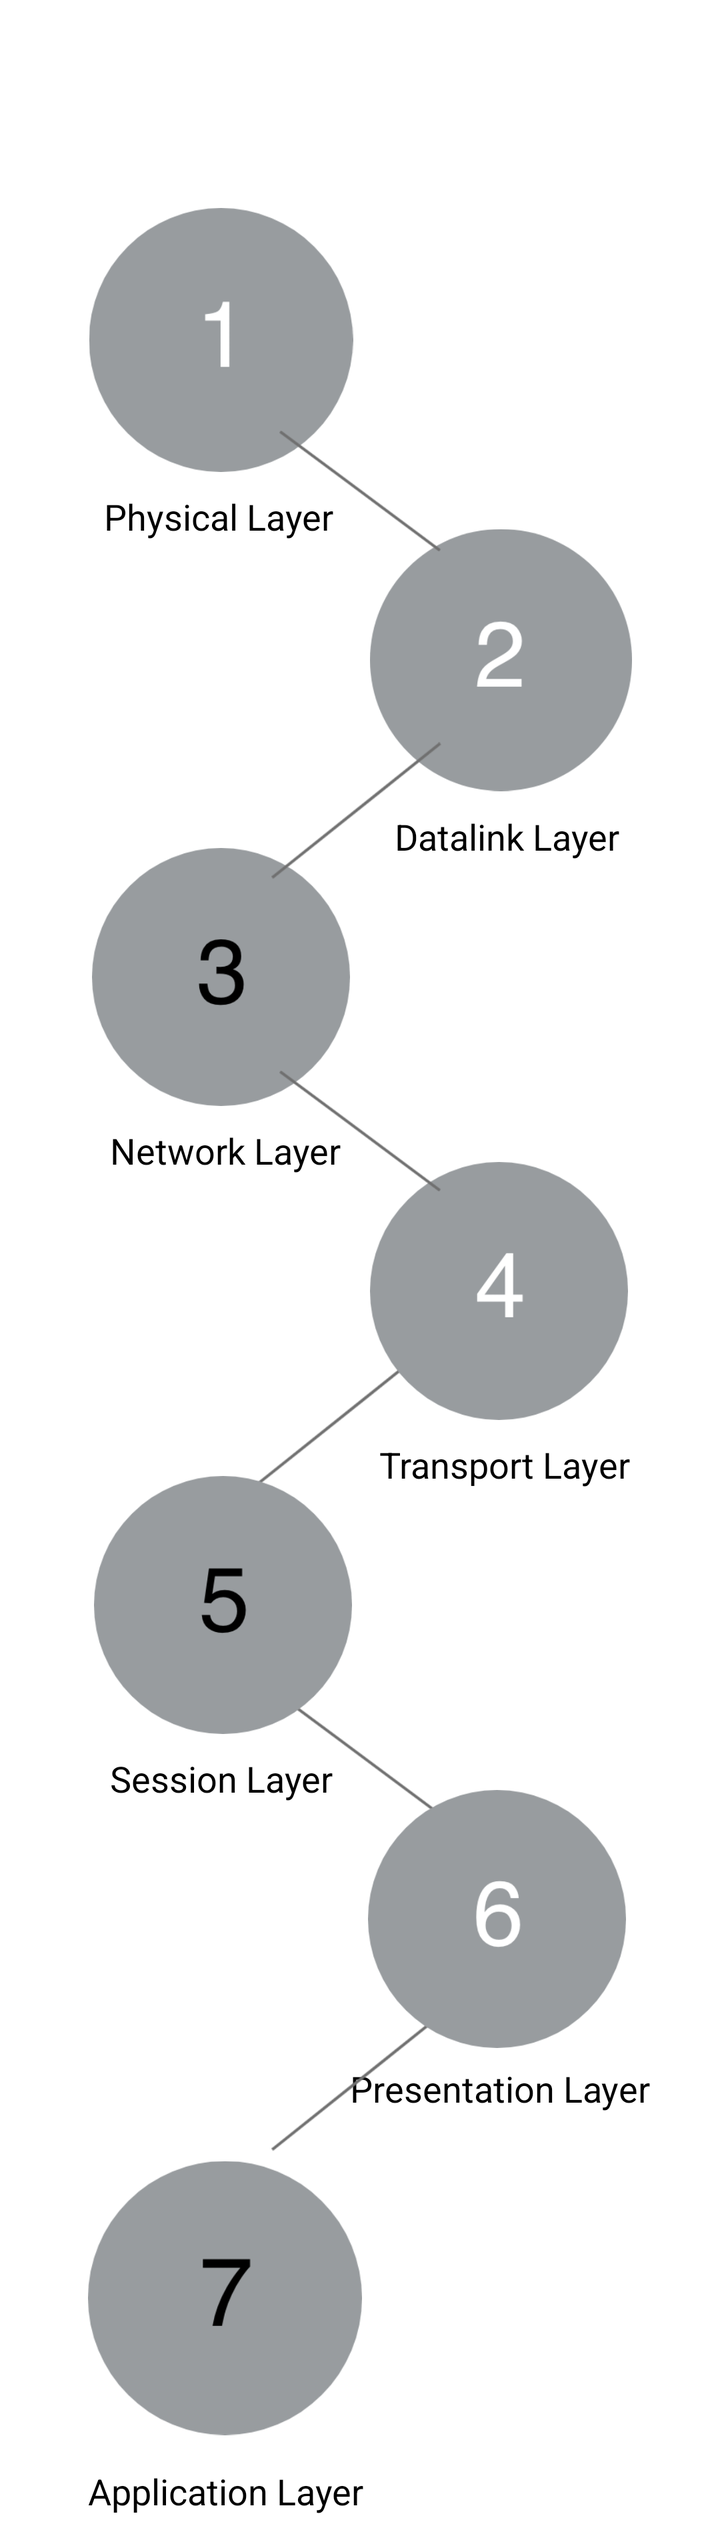
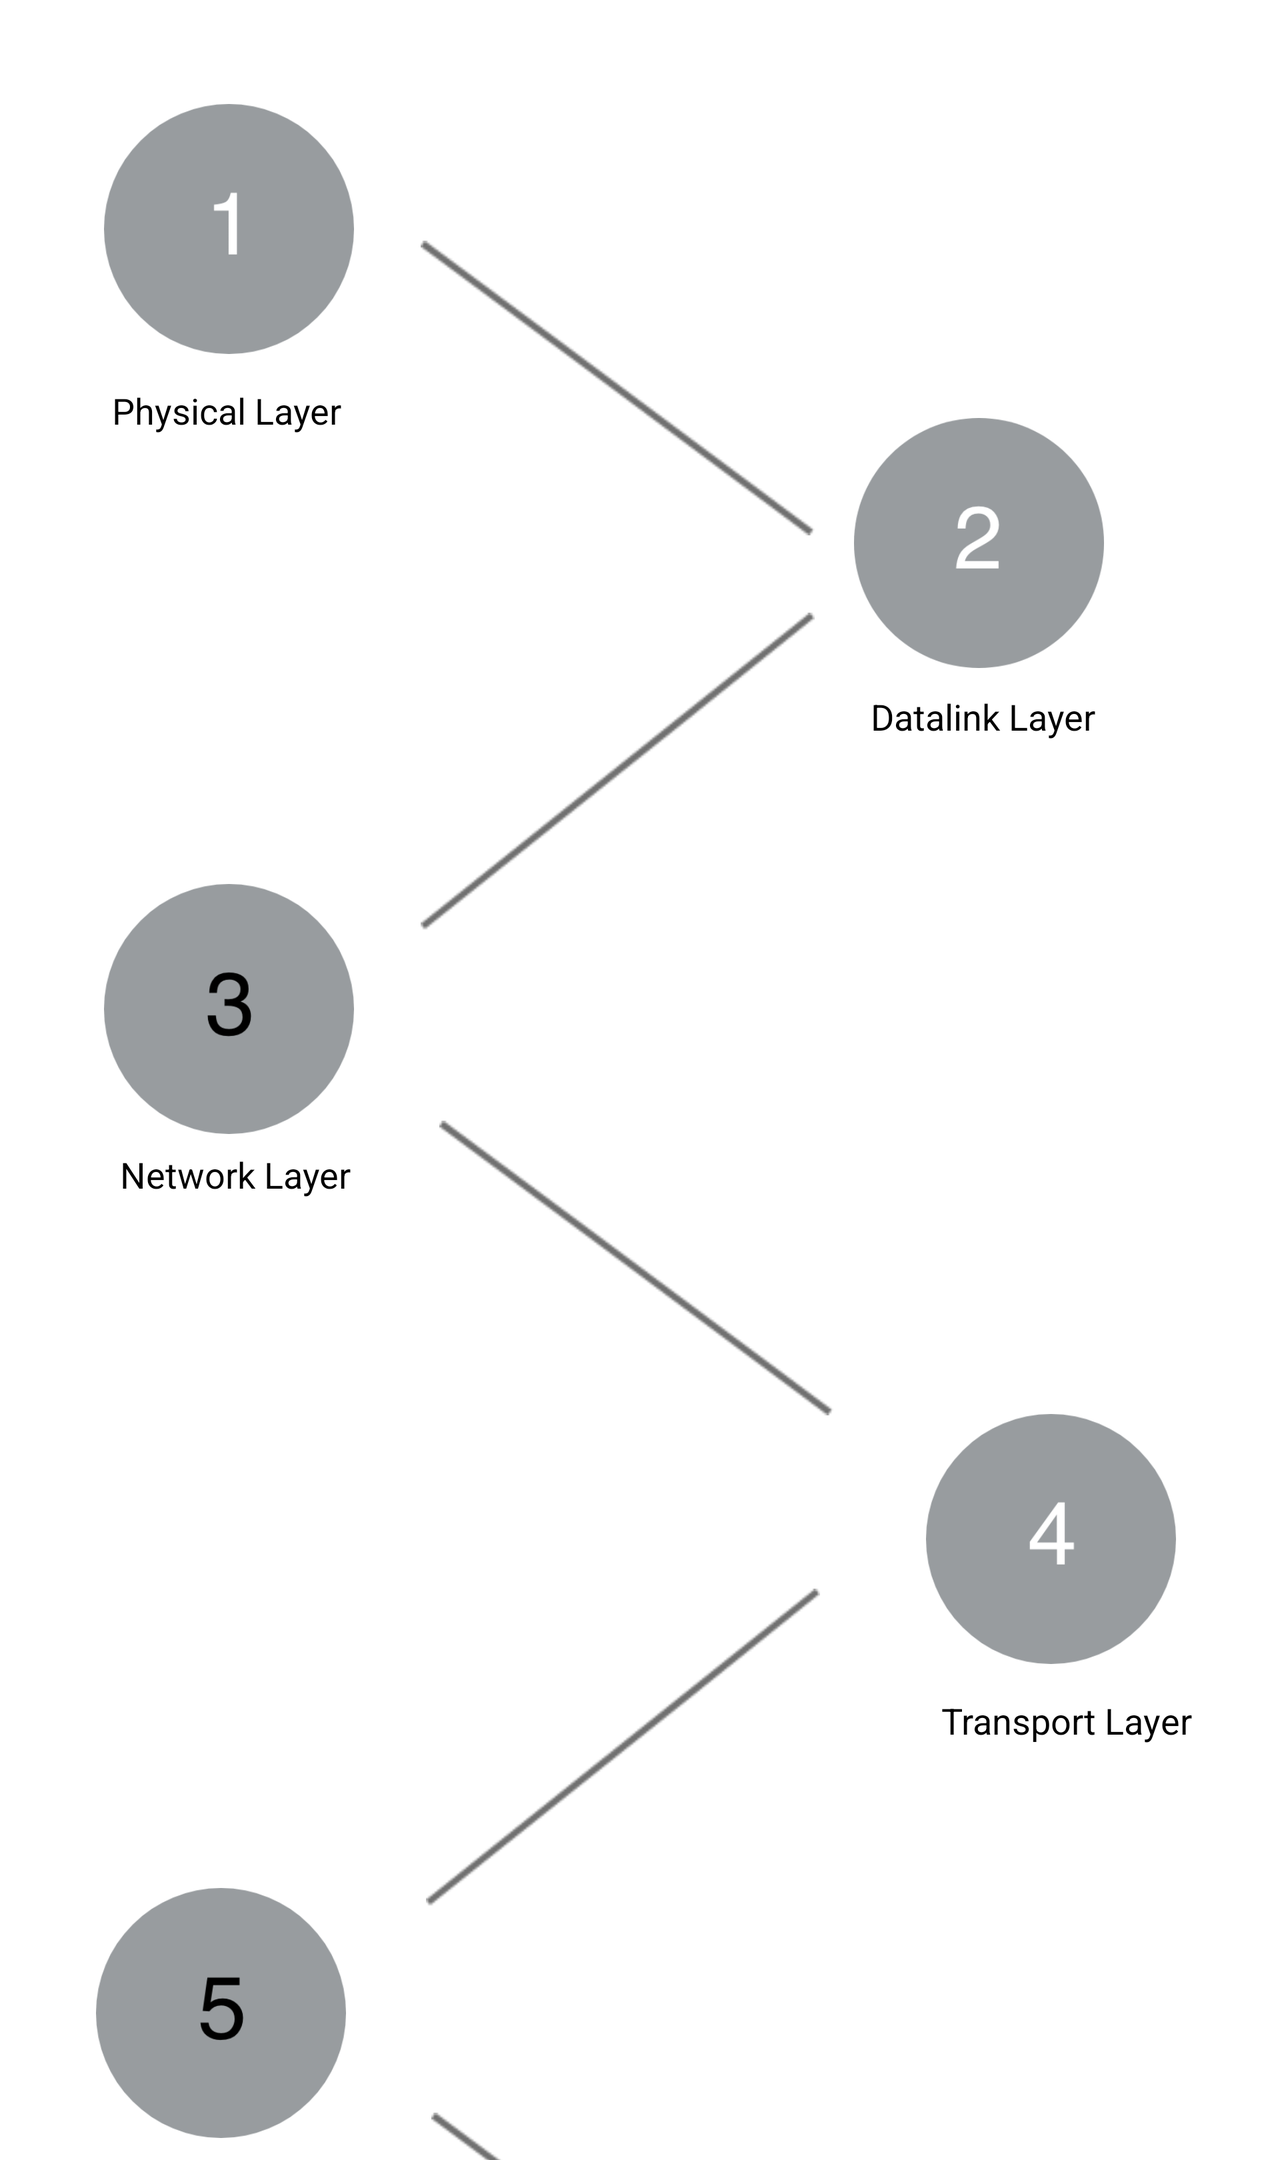

Two renders of one Android screen. The first uses the default layout on a phone; the second uses the alternative layout the repository ships for a different screen configuration, on a matching device. The two XML files are below.
<!-- AndroidManifest.xml: application theme Theme.AppCompat.Light.DarkActionBar -->
<!-- res/layout/activity_osilayers.xml -->
<?xml version="1.0" encoding="utf-8"?>
<ScrollView
    xmlns:android="http://schemas.android.com/apk/res/android"
    xmlns:app="http://schemas.android.com/apk/res-auto"
    xmlns:tools="http://schemas.android.com/tools"
    android:layout_width="match_parent"
    android:layout_height="match_parent"
    tools:context=".OSILayers">

    <android.support.constraint.ConstraintLayout
        android:layout_width="match_parent"
        android:layout_height="wrap_content"
        android:background="#FFFFFF">

        <TextView
            android:id="@+id/textView4"
            android:layout_width="wrap_content"
            android:layout_height="wrap_content"
            android:layout_marginTop="10dp"
            android:layout_marginEnd="45dp"
            android:layout_marginRight="45dp"
            android:text="Transport Layer"
            android:textColor="#000000"
            android:textSize="18dp"
            app:layout_constraintEnd_toEndOf="parent"
            app:layout_constraintTop_toBottomOf="@+id/transportimage" />

        <TextView
            android:id="@+id/textView5"
            android:layout_width="wrap_content"
            android:layout_height="wrap_content"
            android:layout_marginStart="55dp"
            android:layout_marginLeft="55dp"
            android:layout_marginTop="10dp"
            android:text="Session Layer"
            android:textColor="#000000"
            android:textSize="18dp"
            app:layout_constraintStart_toStartOf="parent"
            app:layout_constraintTop_toBottomOf="@+id/sessionimage" />

        <TextView
            android:id="@+id/textView6"
            android:layout_width="wrap_content"
            android:layout_height="0dp"
            android:layout_marginTop="8dp"
            android:layout_marginEnd="35dp"
            android:layout_marginRight="35dp"
            android:text="Presentation Layer"
            android:textColor="#000000"
            android:textSize="18dp"
            app:layout_constraintEnd_toEndOf="parent"
            app:layout_constraintTop_toBottomOf="@+id/presentationimage" />

        <TextView
            android:id="@+id/textView7"
            android:layout_width="wrap_content"
            android:layout_height="0dp"
            android:layout_marginStart="44dp"
            android:layout_marginLeft="44dp"
            android:layout_marginTop="332dp"
            android:text="Application Layer"
            android:textColor="#000000"
            android:textSize="18dp"
            app:layout_constraintStart_toStartOf="parent"
            app:layout_constraintTop_toBottomOf="@+id/textView5" />

        <ImageView
            android:id="@+id/imageView6"
            android:layout_width="85dp"
            android:layout_height="77dp"
            android:layout_marginTop="64dp"
            app:layout_constraintEnd_toEndOf="parent"
            app:layout_constraintHorizontal_bias="0.463"
            app:layout_constraintStart_toStartOf="parent"
            app:layout_constraintTop_toBottomOf="@+id/imageView2"
            app:srcCompat="@drawable/leftline" />

        <ImageView
            android:id="@+id/imageView7"
            android:layout_width="85dp"
            android:layout_height="77dp"
            android:layout_marginTop="84dp"
            app:layout_constraintEnd_toEndOf="parent"
            app:layout_constraintHorizontal_bias="0.493"
            app:layout_constraintStart_toStartOf="parent"
            app:layout_constraintTop_toBottomOf="@+id/imageView4"
            app:srcCompat="@drawable/leftline" />

        <ImageView
            android:id="@+id/imageView4"
            android:layout_width="81dp"
            android:layout_height="83dp"
            android:layout_marginTop="88dp"
            app:layout_constraintEnd_toEndOf="parent"
            app:layout_constraintStart_toStartOf="parent"
            app:layout_constraintTop_toBottomOf="@+id/imageView6"
            app:srcCompat="@drawable/rightline" />

        <ImageView
            android:id="@+id/physicalimage"
            android:clickable="true"
            android:layout_width="133dp"
            android:layout_height="132dp"
            android:layout_marginStart="44dp"
            android:layout_marginLeft="44dp"
            android:layout_marginTop="104dp"
            app:layout_constraintStart_toStartOf="parent"
            app:layout_constraintTop_toTopOf="parent"
            app:srcCompat="@drawable/one" />

        <ImageView
            android:id="@+id/datalinkimage"
            android:clickable="true"
            android:layout_width="131dp"
            android:layout_height="132dp"
            android:layout_marginTop="28dp"
            android:layout_marginEnd="44dp"
            android:layout_marginRight="44dp"
            app:layout_constraintEnd_toEndOf="parent"
            app:layout_constraintTop_toBottomOf="@+id/physicalimage"
            app:srcCompat="@drawable/two" />

        <ImageView
            android:id="@+id/networkimage"
            android:clickable="true"
            android:layout_width="133dp"
            android:layout_height="129dp"
            android:layout_marginStart="44dp"
            android:layout_marginLeft="44dp"
            android:layout_marginTop="28dp"
            app:layout_constraintStart_toStartOf="parent"
            app:layout_constraintTop_toBottomOf="@+id/datalinkimage"
            app:srcCompat="@drawable/three" />

        <ImageView
            android:id="@+id/transportimage"
            android:clickable="true"
            android:layout_width="133dp"
            android:layout_height="129dp"
            android:layout_marginTop="28dp"
            android:layout_marginEnd="44dp"
            android:layout_marginRight="44dp"
            app:layout_constraintEnd_toEndOf="parent"
            app:layout_constraintTop_toBottomOf="@+id/networkimage"
            app:srcCompat="@drawable/four" />

        <ImageView
            android:id="@+id/sessionimage"
            android:clickable="true"
            android:layout_width="133dp"
            android:layout_height="129dp"
            android:layout_marginStart="45dp"
            android:layout_marginLeft="45dp"
            android:layout_marginTop="28dp"
            app:layout_constraintStart_toStartOf="parent"
            app:layout_constraintTop_toBottomOf="@+id/transportimage"
            app:srcCompat="@drawable/five" />

        <ImageView
            android:id="@+id/presentationimage"
            android:clickable="true"
            android:layout_width="133dp"
            android:layout_height="129dp"
            android:layout_marginTop="28dp"
            android:layout_marginEnd="45dp"
            android:layout_marginRight="45dp"
            app:layout_constraintEnd_toEndOf="parent"
            app:layout_constraintTop_toBottomOf="@+id/sessionimage"
            app:srcCompat="@drawable/six" />

        <ImageView
            android:id="@+id/applicationimage"
            android:layout_width="137dp"
            android:layout_height="250dp"
            android:layout_marginStart="44dp"
            android:layout_marginLeft="44dp"
            android:clickable="true"
            app:layout_constraintStart_toStartOf="parent"
            app:layout_constraintTop_toBottomOf="@+id/presentationimage"
            app:srcCompat="@drawable/seven" />

        <ImageView
            android:id="@+id/imageView3"
            android:layout_width="81dp"
            android:layout_height="83dp"
            android:layout_marginTop="204dp"
            app:layout_constraintEnd_toEndOf="parent"
            app:layout_constraintStart_toStartOf="parent"
            app:layout_constraintTop_toTopOf="parent"
            app:srcCompat="@drawable/rightline" />

        <ImageView
            android:id="@+id/imageView2"
            android:layout_width="81dp"
            android:layout_height="83dp"
            android:layout_marginTop="80dp"
            app:layout_constraintEnd_toEndOf="parent"
            app:layout_constraintStart_toStartOf="parent"
            app:layout_constraintTop_toBottomOf="@+id/imageView5"
            app:srcCompat="@drawable/rightline" />

        <ImageView
            android:id="@+id/imageView5"
            android:layout_width="85dp"
            android:layout_height="77dp"
            android:layout_marginTop="80dp"
            app:layout_constraintEnd_toEndOf="parent"
            app:layout_constraintHorizontal_bias="0.493"
            app:layout_constraintStart_toStartOf="parent"
            app:layout_constraintTop_toBottomOf="@+id/imageView3"
            app:srcCompat="@drawable/leftline" />

        <TextView
            android:id="@+id/textView"
            android:layout_width="wrap_content"
            android:layout_height="wrap_content"
            android:layout_marginStart="55dp"
            android:layout_marginLeft="55dp"
            android:layout_marginTop="10dp"
            android:text="Network Layer"
            android:textColor="#000000"
            android:textSize="18dp"
            app:layout_constraintStart_toStartOf="parent"
            app:layout_constraintTop_toBottomOf="@+id/networkimage" />

        <TextView
            android:id="@+id/textView3"
            android:layout_width="wrap_content"
            android:layout_height="wrap_content"
            android:layout_marginStart="52dp"
            android:layout_marginLeft="52dp"
            android:layout_marginTop="10dp"
            android:text="Physical Layer"
            android:textColor="#000000"
            android:textSize="18dp"
            app:layout_constraintStart_toStartOf="parent"
            app:layout_constraintTop_toBottomOf="@+id/physicalimage" />

        <TextView
            android:id="@+id/textView2"
            android:layout_width="wrap_content"
            android:layout_height="wrap_content"
            android:layout_marginTop="10dp"
            android:layout_marginEnd="50dp"
            android:layout_marginRight="50dp"
            android:text="Datalink Layer"
            android:textColor="#000000"
            android:textSize="18dp"
            app:layout_constraintEnd_toEndOf="parent"
            app:layout_constraintTop_toBottomOf="@+id/datalinkimage" />


    </android.support.constraint.ConstraintLayout>


</ScrollView>
<!-- resources referenced by this layout -->
<resources>
  <!-- drawable five: png bitmap (drawable, 12884 bytes) -->
  <!-- drawable four: png bitmap (drawable, 11613 bytes) -->
  <!-- drawable leftline: png bitmap (drawable, 3509 bytes) -->
  <!-- drawable one: png bitmap (drawable, 10740 bytes) -->
  <!-- drawable rightline: png bitmap (drawable, 3122 bytes) -->
  <!-- drawable seven: png bitmap (drawable, 11827 bytes) -->
  <!-- drawable six: png bitmap (drawable, 13551 bytes) -->
  <!-- drawable three: png bitmap (drawable, 13464 bytes) -->
  <!-- drawable two: png bitmap (drawable, 13117 bytes) -->
</resources>
<!-- res/layout-land/activity_osilayers.xml (the repository's variant of the layout above) -->
<!-- drawn on the phone turned sideways -->
<?xml version="1.0" encoding="utf-8"?>
<ScrollView
    xmlns:android="http://schemas.android.com/apk/res/android"
    xmlns:app="http://schemas.android.com/apk/res-auto"
    xmlns:tools="http://schemas.android.com/tools"
    android:layout_width="match_parent"
    android:layout_height="match_parent"
    tools:context=".OSILayers">

    <android.support.constraint.ConstraintLayout
        android:layout_width="match_parent"
        android:layout_height="wrap_content"
        android:background="#FFFFFF">

        <TextView
            android:id="@+id/textView4"
            android:layout_width="wrap_content"
            android:layout_height="wrap_content"
            android:layout_marginTop="16dp"
            android:layout_marginEnd="44dp"
            android:layout_marginRight="44dp"
            android:text="Transport Layer"
            android:textColor="#000000"
            android:textSize="18dp"
            app:layout_constraintEnd_toEndOf="parent"
            app:layout_constraintTop_toBottomOf="@+id/transportimage" />

        <TextView
            android:id="@+id/textView5"
            android:layout_width="wrap_content"
            android:layout_height="wrap_content"
            android:layout_marginStart="60dp"
            android:layout_marginLeft="60dp"
            android:layout_marginTop="12dp"
            android:text="Session Layer"
            android:textColor="#000000"
            android:textSize="18dp"
            app:layout_constraintStart_toStartOf="parent"
            app:layout_constraintTop_toBottomOf="@+id/sessionimage" />

        <TextView
            android:id="@+id/textView6"
            android:layout_width="wrap_content"
            android:layout_height="0dp"
            android:layout_marginTop="12dp"
            android:layout_marginEnd="20dp"
            android:layout_marginRight="20dp"
            android:text="Presentation Layer"
            android:textColor="#000000"
            android:textSize="18dp"
            app:layout_constraintEnd_toEndOf="parent"
            app:layout_constraintTop_toBottomOf="@+id/presentationimage" />

        <TextView
            android:id="@+id/textView7"
            android:layout_width="142dp"
            android:layout_height="45dp"
            android:layout_marginStart="48dp"
            android:layout_marginLeft="48dp"
            android:layout_marginTop="16dp"
            android:text="Application Layer"
            android:textColor="#000000"
            android:textSize="18dp"
            app:layout_constraintStart_toStartOf="parent"
            app:layout_constraintTop_toBottomOf="@+id/applicationimage" />

        <ImageView
            android:id="@+id/imageView6"
            android:layout_width="197dp"
            android:layout_height="172dp"
            android:layout_marginTop="68dp"
            app:layout_constraintEnd_toEndOf="parent"
            app:layout_constraintHorizontal_bias="0.481"
            app:layout_constraintStart_toStartOf="parent"
            app:layout_constraintTop_toBottomOf="@+id/imageView2"
            app:srcCompat="@drawable/leftline" />

        <ImageView
            android:id="@+id/imageView7"
            android:layout_width="197dp"
            android:layout_height="172dp"
            android:layout_marginTop="168dp"
            app:layout_constraintEnd_toEndOf="parent"
            app:layout_constraintStart_toStartOf="parent"
            app:layout_constraintTop_toBottomOf="@+id/imageView4"
            app:srcCompat="@drawable/leftline" />

        <ImageView
            android:id="@+id/imageView4"
            android:layout_width="197dp"
            android:layout_height="172dp"
            android:layout_marginTop="84dp"
            app:layout_constraintEnd_toEndOf="parent"
            app:layout_constraintHorizontal_bias="0.487"
            app:layout_constraintStart_toStartOf="parent"
            app:layout_constraintTop_toBottomOf="@+id/imageView6"
            app:srcCompat="@drawable/rightline" />

        <ImageView
            android:id="@+id/physicalimage"
            android:layout_width="125dp"
            android:layout_height="125dp"
            android:layout_marginStart="52dp"
            android:layout_marginLeft="52dp"
            android:layout_marginTop="52dp"
            android:clickable="true"
            android:foreground="?android:attr/selectableItemBackground"
            app:layout_constraintStart_toStartOf="parent"
            app:layout_constraintTop_toTopOf="parent"
            app:srcCompat="@drawable/one" />

        <ImageView
            android:id="@+id/datalinkimage"
            android:layout_width="125dp"
            android:layout_height="125dp"
            android:layout_marginTop="32dp"
            android:layout_marginEnd="88dp"
            android:layout_marginRight="88dp"
            android:clickable="true"
            android:foreground="?android:attr/selectableItemBackground"
            app:layout_constraintEnd_toEndOf="parent"
            app:layout_constraintTop_toBottomOf="@+id/physicalimage"
            app:srcCompat="@drawable/two" />

        <ImageView
            android:id="@+id/networkimage"
            android:layout_width="125dp"
            android:layout_height="125dp"
            android:layout_marginStart="52dp"
            android:layout_marginLeft="52dp"
            android:layout_marginTop="108dp"
            android:clickable="true"
            android:foreground="?android:attr/selectableItemBackground"
            app:layout_constraintStart_toStartOf="parent"
            app:layout_constraintTop_toBottomOf="@+id/datalinkimage"
            app:srcCompat="@drawable/three" />

        <ImageView
            android:id="@+id/transportimage"
            android:layout_width="125dp"
            android:layout_height="125dp"
            android:layout_marginTop="140dp"
            android:layout_marginEnd="52dp"
            android:layout_marginRight="52dp"
            android:clickable="true"
            android:foreground="?android:attr/selectableItemBackground"
            app:layout_constraintEnd_toEndOf="parent"
            app:layout_constraintTop_toBottomOf="@+id/networkimage"
            app:srcCompat="@drawable/four" />

        <ImageView
            android:id="@+id/sessionimage"
            android:layout_width="125dp"
            android:layout_height="125dp"
            android:layout_marginStart="48dp"
            android:layout_marginLeft="48dp"
            android:layout_marginTop="112dp"
            android:clickable="true"
            android:foreground="?android:attr/selectableItemBackground"
            app:layout_constraintStart_toStartOf="parent"
            app:layout_constraintTop_toBottomOf="@+id/transportimage"
            app:srcCompat="@drawable/five" />

        <ImageView
            android:id="@+id/presentationimage"
            android:layout_width="125dp"
            android:layout_height="125dp"
            android:layout_marginTop="168dp"
            android:layout_marginEnd="44dp"
            android:layout_marginRight="44dp"
            android:clickable="true"
            android:foreground="?android:attr/selectableItemBackground"
            app:layout_constraintEnd_toEndOf="parent"
            app:layout_constraintTop_toBottomOf="@+id/sessionimage"
            app:srcCompat="@drawable/six" />

        <ImageView
            android:id="@+id/applicationimage"
            android:layout_width="125dp"
            android:layout_height="125dp"
            android:layout_marginStart="48dp"
            android:layout_marginLeft="48dp"
            android:layout_marginTop="136dp"
            android:clickable="true"
            android:foreground="?android:attr/selectableItemBackground"
            app:layout_constraintStart_toStartOf="parent"
            app:layout_constraintTop_toBottomOf="@+id/presentationimage"
            app:srcCompat="@drawable/seven" />

        <ImageView
            android:id="@+id/imageView3"
            android:layout_width="197dp"
            android:layout_height="172dp"
            android:layout_marginTop="108dp"
            app:layout_constraintEnd_toEndOf="parent"
            app:layout_constraintHorizontal_bias="0.475"
            app:layout_constraintStart_toStartOf="parent"
            app:layout_constraintTop_toTopOf="parent"
            app:srcCompat="@drawable/rightline" />

        <ImageView
            android:id="@+id/imageView2"
            android:layout_width="197dp"
            android:layout_height="172dp"
            android:layout_marginTop="76dp"
            app:layout_constraintEnd_toEndOf="parent"
            app:layout_constraintHorizontal_bias="0.496"
            app:layout_constraintStart_toStartOf="parent"
            app:layout_constraintTop_toBottomOf="@+id/imageView5"
            app:srcCompat="@drawable/rightline" />

        <ImageView
            android:id="@+id/imageView5"
            android:layout_width="197dp"
            android:layout_height="172dp"
            android:layout_marginTop="20dp"
            app:layout_constraintEnd_toEndOf="parent"
            app:layout_constraintHorizontal_bias="0.475"
            app:layout_constraintStart_toStartOf="parent"
            app:layout_constraintTop_toBottomOf="@+id/imageView3"
            app:srcCompat="@drawable/leftline" />

        <TextView
            android:id="@+id/textView"
            android:layout_width="wrap_content"
            android:layout_height="wrap_content"
            android:layout_marginStart="60dp"
            android:layout_marginLeft="60dp"
            android:layout_marginTop="8dp"
            android:text="Network Layer"
            android:textColor="#000000"
            android:textSize="18dp"
            app:layout_constraintStart_toStartOf="parent"
            app:layout_constraintTop_toBottomOf="@+id/networkimage" />

        <TextView
            android:id="@+id/textView3"
            android:layout_width="wrap_content"
            android:layout_height="wrap_content"
            android:layout_marginStart="56dp"
            android:layout_marginLeft="56dp"
            android:layout_marginTop="16dp"
            android:text="Physical Layer"
            android:textColor="#000000"
            android:textSize="18dp"
            app:layout_constraintStart_toStartOf="parent"
            app:layout_constraintTop_toBottomOf="@+id/physicalimage" />

        <TextView
            android:id="@+id/textView2"
            android:layout_width="wrap_content"
            android:layout_height="wrap_content"
            android:layout_marginTop="12dp"
            android:layout_marginEnd="92dp"
            android:layout_marginRight="92dp"
            android:text="Datalink Layer"
            android:textColor="#000000"
            android:textSize="18dp"
            app:layout_constraintEnd_toEndOf="parent"
            app:layout_constraintTop_toBottomOf="@+id/datalinkimage" />


    </android.support.constraint.ConstraintLayout>


</ScrollView>
